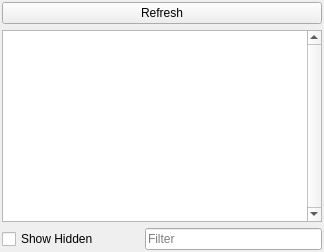
              <widget class="QWidget" name="downloadTab">
               <attribute name="title">
                <string>Downloads</string>
               </attribute>
               <layout class="QVBoxLayout" name="verticalLayout_7">
                <property name="leftMargin">
                 <number>2</number>
                </property>
                <property name="topMargin">
                 <number>2</number>
                </property>
                <property name="rightMargin">
                 <number>2</number>
                </property>
                <property name="bottomMargin">
                 <number>2</number>
                </property>
                <item>
                 <widget class="QPushButton" name="btnRefreshDownloads">
                  <property name="toolTip">
                   <string>Refresh downloads view</string>
                  </property>
                  <property name="text">
                   <string>Refresh</string>
                  </property>
                  <property name="icon">
                   <iconset resource="resources.qrc">
                    <normaloff>:/MO/gui/resources/view-refresh.png</normaloff>:/MO/gui/resources/view-refresh.png</iconset>
                  </property>
                 </widget>
                </item>
                <item>
                 <layout class="QVBoxLayout" name="downloadLayout">
                  <item>
                   <widget class="DownloadListWidget" name="downloadView">
                    <property name="minimumSize">
                     <size>
                      <width>320</width>
                      <height>0</height>
                     </size>
                    </property>
                    <property name="contextMenuPolicy">
                     <enum>Qt::CustomContextMenu</enum>
                    </property>
                    <property name="acceptDrops">
                     <bool>true</bool>
                    </property>
                    <property name="toolTip">
                     <string/>
                    </property>
                    <property name="whatsThis">
                     <string>This is a list of mods you downloaded from Nexus. Double click one to install it. You can also drag an archive into here.</string>
                    </property>
                    <property name="verticalScrollBarPolicy">
                     <enum>Qt::ScrollBarAlwaysOn</enum>
                    </property>
                    <property name="dragEnabled">
                     <bool>true</bool>
                    </property>
                    <property name="dragDropMode">
                     <enum>QAbstractItemView::DragDrop</enum>
                    </property>
                    <property name="defaultDropAction">
                     <enum>Qt::MoveAction</enum>
                    </property>
                    <property name="alternatingRowColors">
                     <bool>true</bool>
                    </property>
                    <property name="verticalScrollMode">
                     <enum>QAbstractItemView::ScrollPerPixel</enum>
                    </property>
                    <property name="indentation">
                     <number>0</number>
                    </property>
                    <property name="itemsExpandable">
                     <bool>false</bool>
                    </property>
                    <property name="sortingEnabled">
                     <bool>true</bool>
                    </property>
                   </widget>
                  </item>
                 </layout>
                </item>
                <item>
                 <layout class="QHBoxLayout" name="horizontalLayout" stretch="0,0,2">
                  <item>
                   <widget class="QCheckBox" name="showHiddenBox">
                    <property name="text">
                     <string>Show Hidden</string>
                    </property>
                   </widget>
                  </item>
                  <item>
                   <spacer name="horizontalSpacer_3">
                    <property name="orientation">
                     <enum>Qt::Horizontal</enum>
                    </property>
                    <property name="sizeHint" stdset="0">
                     <size>
                      <width>40</width>
                      <height>20</height>
                     </size>
                    </property>
                   </spacer>
                  </item>
                  <item>
                   <widget class="MOBase::LineEditClear" name="downloadFilterEdit">
                    <property name="placeholderText">
                     <string>Filter</string>
                    </property>
                   </widget>
                  </item>
                 </layout>
                </item>
               </layout>
              </widget>
